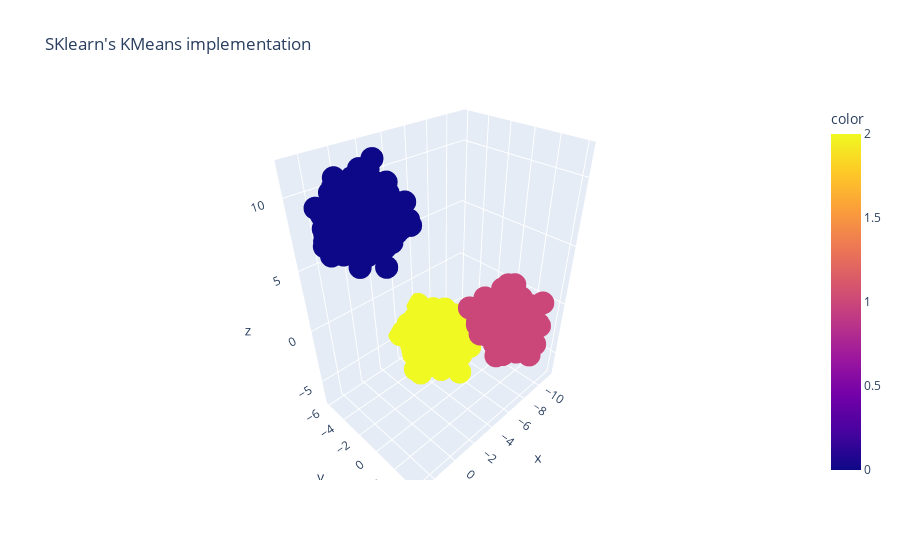

Notebook cell for this chart:
### Markdown cell above
# comparing #

### Code cell
fig = px.scatter_3d(blobs, x = blobs[:,0], y = blobs[:,1], z = blobs[:,2],color=kmeans.labels_, title = "SKlearn's KMeans implementation")
fig.show()

### Figure 1 — Plotly figure (JSON) as saved in the notebook; plotly's stock layout.template omitted (floating-point values rounded to 4 significant figures; data arrays with more than 128 entries replaced by an {"elided": "..."} marker saying what was removed)
{"data": [{"hovertemplate": "x=%{x}<br>y=%{y}<br>z=%{z}<br>color=%{marker.color}<extra></extra>", "legendgroup": "", "marker": {"color": {"elided": "1000 int values"}, "coloraxis": "coloraxis", "symbol": "circle"}, "mode": "markers", "name": "", "scene": "scene", "showlegend": false, "type": "scatter3d", "x": {"elided": "1000 float values"}, "y": {"elided": "1000 float values"}, "z": {"elided": "1000 float values"}}], "layout": {"autosize": true, "coloraxis": {"colorbar": {"title": {"text": "color"}}, "colorscale": [[0, "#0d0887"], [0.1111, "#46039f"], [0.2222, "#7201a8"], [0.3333, "#9c179e"], [0.4444, "#bd3786"], [0.5556, "#d8576b"], [0.6667, "#ed7953"], [0.7778, "#fb9f3a"], [0.8889, "#fdca26"], [1, "#f0f921"]]}, "legend": {"tracegroupgap": 0}, "scene": {"aspectmode": "auto", "aspectratio": {"x": 1.034, "y": 0.7285, "z": 1.328}, "domain": {"x": [0, 1], "y": [0, 1]}, "xaxis": {"title": {"text": "x"}, "type": "linear"}, "yaxis": {"title": {"text": "y"}, "type": "linear"}, "zaxis": {"title": {"text": "z"}, "type": "linear"}}, "title": {"text": "SKlearn's KMeans implementation"}}}
